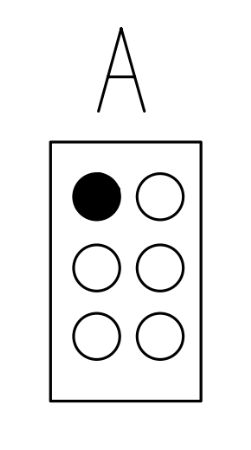
#> input picture letter_a.png, 251 x 450 px, given in place of letter_e.png, which was not available
$ python display_image.py
#> lines starting #> are read from the running program, lines starting #| are printed output that depends on the picture; after the words box and inside, x2 and y2 are one past the last pixel; in counts of white or black regions, pixels touching at a corner belong together; pictures that were not available may be replaced by others from this repository, and a replacement may not be noted
# the goal of this script is to display a random letter and based on an input from keyboard notify the user if they
# incorrect or correct by showing red or green.
import random
import os
import sys #to access the system
import cv2


counter = 0
while counter < 10:
    window_title = "Braille Flash Cards"

    available_letters = ['a','b','c','d','e']

    random_value = random.randint(0,100)%5

    random_letter = available_letters[random_value]

    filepath = "letter_"+random_letter+".png"

    #Display Random Image
    img = cv2.imread(filepath, cv2.IMREAD_ANYCOLOR)
#> img is the input picture: shape (450, 251, 3); min 0, max 255, mean 239.9
    #Resize Image
    imS = cv2.resize(img, (600, 850))
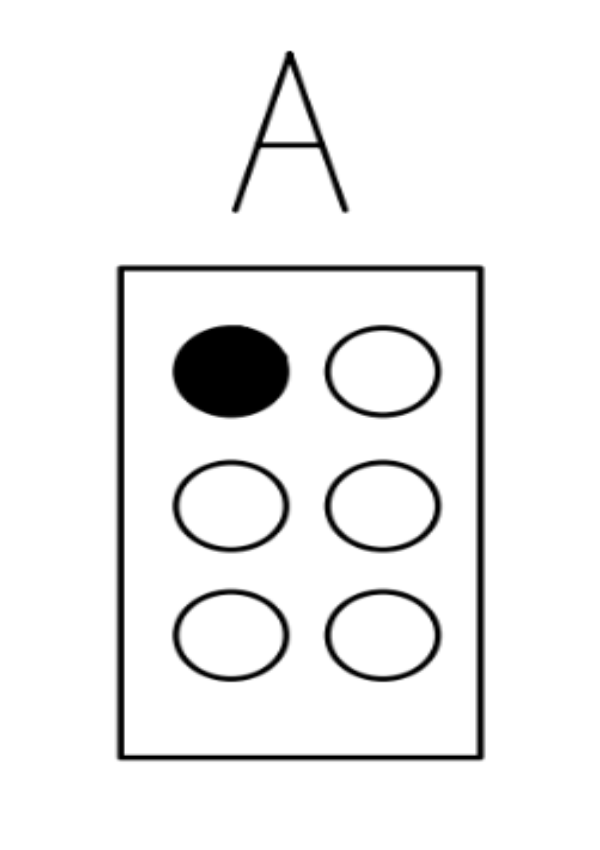
#> imS: shape (850, 600, 3); min 0, max 255, mean 239.9
    cv2.circle(imS, (100, 63), 55, (0, 0, 255), -1)
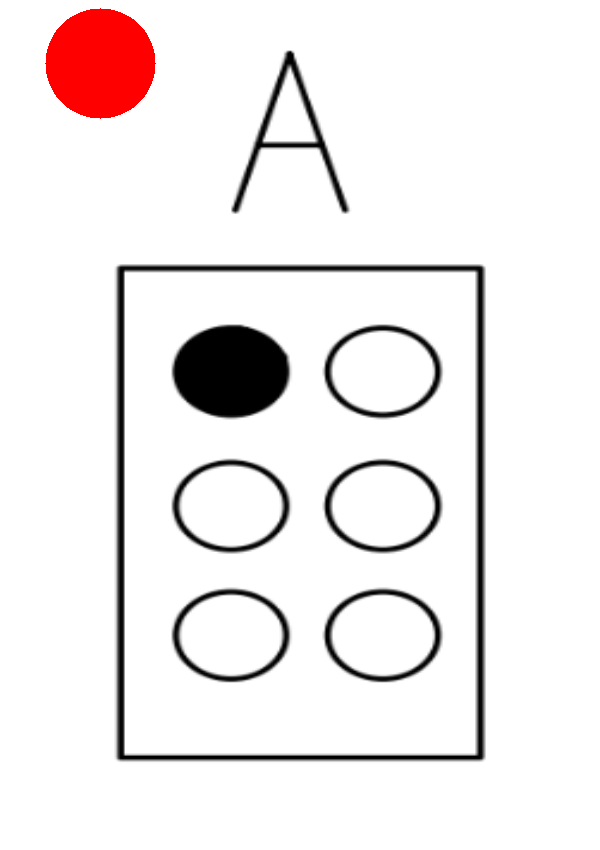
#> imS: shape (850, 600, 3); 1.86% of pixels changed, all inside (x1, y1, x2, y2) = (45, 8, 156, 119)
    cv2.imshow(window_title, imS)
    cv2.waitKey(0)

    counter = counter + 1


''''#Letter A
#load the file letter_a.png into an object called img
img = cv2.imread("letter_a.png", cv2.IMREAD_ANYCOLOR)  #loading an image using imread
#Resize Image
imS = cv2.resize(img, (600, 850))

#use openCV to display the contents in img as the window "letter_a"
cv2.imshow(window_title, imS) #show letter a

# wait key....
cv2.waitKey(0)

#img.close() #close image
#sys.exit() #exiting the image
#cv2.destoryAllWindows() # close all windows


#Letter B
img = cv2.imread("letter_b.png", cv2.IMREAD_ANYCOLOR)
imSize = cv2.resize(img, (600, 850))
cv2.imshow(window_title, imSize) #show letter b
cv2.waitKey(0) #close image

#Letter C
img = cv2.imread("letter_c.png", cv2.IMREAD_ANYCOLOR)
imSize = cv2.resize(img, (600, 850))
cv2.imshow(window_title, imSize) #show letter c
cv2.waitKey(0) #close image

#Letter D
img = cv2.imread("letter_d.png", cv2.IMREAD_ANYCOLOR)
imSize = cv2.resize(img, (600, 850))
cv2.imshow(window_title, imSize) #show letter d
cv2.waitKey(0) #close image

#Letter E
img = cv2.imread("letter_e.png", cv2.IMREAD_ANYCOLOR)
imSize = cv2.resize(img, (600, 850))
cv2.imshow(window_title, imSize) #show letter e
cv2.waitKey(0) #close image'''

$ run again, on letter_e.png
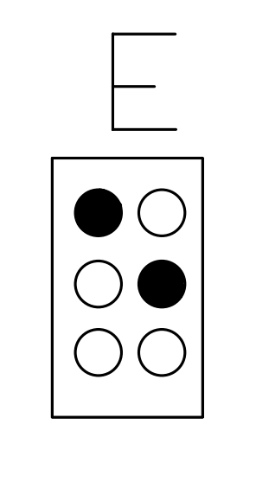
#> input picture letter_e.png, 271 x 478 px
#> img is the input picture: shape (478, 271, 3); min 0, max 255, mean 238.6
#> `imS = cv2.resize(img, (600, 850))`:
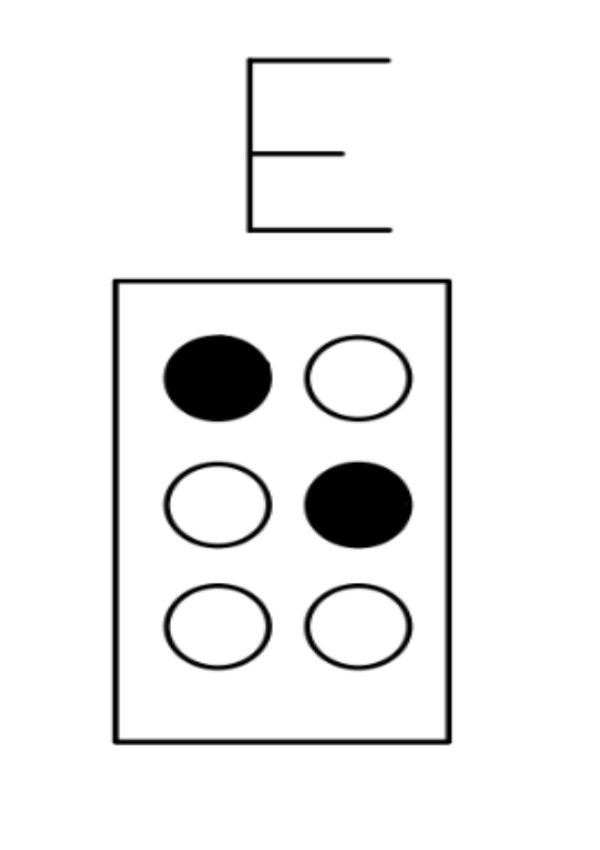
#> imS: shape (850, 600, 3); min 0, max 255, mean 238.6
#> `cv2.circle(imS, (100, 63), 55, (0, 0, 255), -1)`:
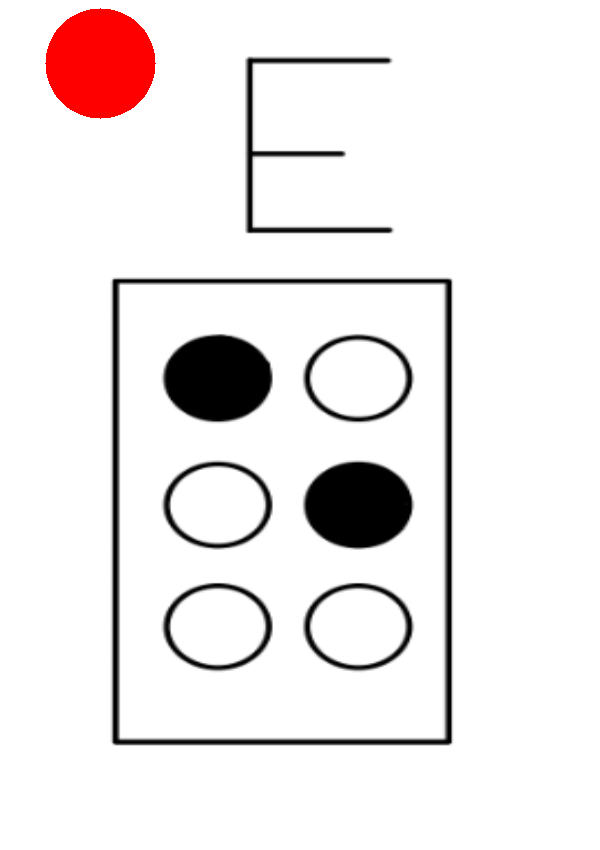
#> imS: shape (850, 600, 3); 1.86% of pixels changed, all inside (x1, y1, x2, y2) = (45, 8, 156, 119)
